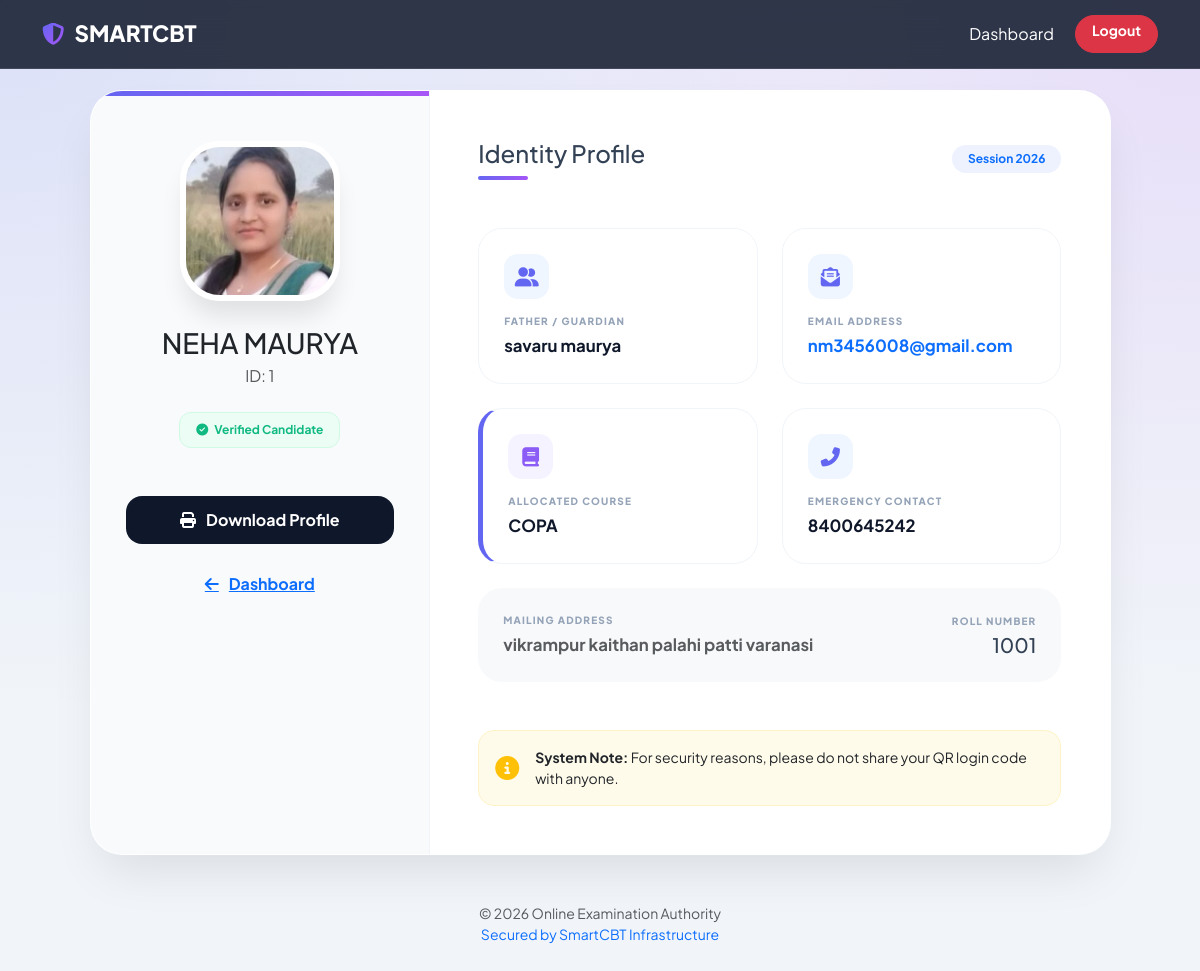
Page /profilee.php (signed in) on the committed database.
### tables this page shows
CREATE TABLE `students` (
  `student_id` int(11) NOT NULL,
  `name` varchar(100) DEFAULT NULL,
  `father_name` varchar(255) DEFAULT NULL,
  `email` varchar(100) DEFAULT NULL,
  `phone` varchar(15) DEFAULT NULL,
  `gender` varchar(10) DEFAULT NULL,
  `dob` date DEFAULT NULL,
  `roll_no` varchar(50) DEFAULT NULL,
  `password` varchar(255) DEFAULT NULL,
  `status` varchar(20) DEFAULT 'pending',
  `course` varchar(100) DEFAULT NULL,
  `address` text DEFAULT NULL,
  `photo` varchar(255) DEFAULT NULL,
  `created_at` timestamp NOT NULL DEFAULT current_timestamp(),
  `rejection_reason` text DEFAULT NULL
);

### profilee.php (the view, shortened to what this page needs)
<?php
include "config.php";
$student_id = isset($_GET['id']) ? mysqli_real_escape_string($conn, $_GET['id']) : $_SESSION['student_id'];
$query = "SELECT * FROM students WHERE student_id = '$student_id' LIMIT 1";
$result = mysqli_query($conn, $query);
if($result && mysqli_num_rows($result) > 0) {
    $student = mysqli_fetch_assoc($result);
} else {
    header("Location: dashboard.php");
    exit();
}
$photo_path = "image/" . ($student['photo'] ?? '');
?>
<!DOCTYPE html>
<html lang="en">
<head>
    <link href="https://cdn.jsdelivr.net/npm/bootstrap@5.3.0/dist/css/bootstrap.min.css" rel="stylesheet">
    <link rel="stylesheet" href="https://cdnjs.cloudflare.com/ajax/libs/font-awesome/6.4.0/css/all.min.css">
    <link href="https://unpkg.com/aos@2.3.1/dist/aos.css" rel="stylesheet">
</head>
<body>
<nav class="navbar-custom no-print">
    <div class="container d-flex justify-content-between align-items-center">
        <a href="#" class="brand-logo">
            <i class="fas fa-shield-halved"></i>
            <span>SMART<span class="fw-300">CBT</span></span>
        </a>
        <div class="d-flex gap-2">
            <a href="dashboard.php" class="btn btn-link text-white text-decoration-none fw-600 small">Dashboard</a>
            <a href="logout.php" class="btn btn-danger btn-sm rounded-pill px-3 fw-bold">Logout</a>
        </div>
    </div>
</nav>
<div class="container mb-5">
    <div class="row justify-content-center">
        <div class="col-xl-11">
            <div class="main-profile-wrapper" data-aos="zoom-in-up">
                <div class="row g-0">
                    <div class="col-lg-4 sidebar-panel text-center">
                        <div class="profile-img-box">
                            <img src="<?php echo $photo_path; ?>" alt="Student">
                        </div>
                        <h3 class="fw-800 text-dark mb-1"><?php echo strtoupper($student['name']); ?></h3>
                        <p class="text-muted fw-600 mb-4">ID: <?php echo $student['student_id']; ?></p>
                        <div class="d-flex justify-content-center mb-4">
                            <?php if($student['status'] == 'rejected'): ?>
                                <span class="badge bg-light text-danger border border-danger fw-bold rounded-pill px-3">Access Denied</span>
                            <?php else: ?>
                                <span class="badge-verified"><i class="fas fa-check-circle me-1"></i> Verified Candidate</span>
                            <?php endif; ?>
                        </div>
                        <div class="action-btns no-print mt-5 d-grid gap-3">
                            <button onclick="window.print()" class="btn-action btn-print">
                                <i class="fas fa-print"></i> Download Profile
                            </button>
                            <a href="dashboard.php" class="btn-action btn-outline-secondary border-2">
                                <i class="fas fa-arrow-left"></i> Dashboard
                            </a>
                        </div>
                    </div>
                    <div class="col-lg-8 p-4 p-md-5 bg-white">
                        <div class="d-flex justify-content-between align-items-center mb-5">
                            <div>
                                <h4 class="fw-800 mb-0">Identity Profile</h4>
                                <div style="width: 50px; height: 4px; background: var(--primary-gradient); border-radius: 10px; margin-top: 8px;"></div>
                            </div>
                            <div class="text-end no-print">
                                <span class="badge bg-soft-primary text-primary fw-bold px-3 py-2 rounded-pill" style="background: #eef2ff;">Session 2026</span>
                            </div>
                        </div>
                        <div class="row g-4">
                            <div class="col-md-6" data-aos="fade-up" data-aos-delay="100">
                                <div class="detail-card">
                                    <div class="icon-circle"><i class="fas fa-user-friends"></i></div>
                                    <div class="label-text">Father / Guardian</div>
                                    <div class="value-text"><?php echo $student['father_name'] ?? 'N/A'; ?></div>
                                </div>
                            </div>
                            <div class="col-md-6" data-aos="fade-up" data-aos-delay="200">
                                <div class="detail-card">
                                    <div class="icon-circle"><i class="fas fa-envelope-open-text"></i></div>
                                    <div class="label-text">Email Address</div>
                                    <div class="value-text text-primary small"><?php echo $student['email']; ?></div>
                                </div>
                            </div>
                            <div class="col-md-6" data-aos="fade-up" data-aos-delay="300">
                                <div class="detail-card" style="border-left: 5px solid #6366f1;">
                                    <div class="icon-circle" style="background: #f5f3ff; color: #8b5cf6;"><i class="fas fa-book"></i></div>
                                    <div class="label-text">Allocated Course</div>
                                    <div class="value-text text-uppercase"><?php echo $student['course']; ?></div>
                                </div>
                            </div>
                            <div class="col-md-6" data-aos="fade-up" data-aos-delay="400">
                                <div class="detail-card">
                                    <div class="icon-circle"><i class="fas fa-phone-alt"></i></div>
                                    <div class="label-text">Emergency Contact</div>
                                    <div class="value-text"><?php echo $student['phone']; ?></div>
                                </div>
                            </div>
                            <div class="col-12" data-aos="fade-up" data-aos-delay="500">
                                <div class="detail-card bg-light border-0">
                                    <div class="row align-items-center">
                                        <div class="col-md-8">
                                            <div class="label-text">Mailing Address</div>
                                            <div class="value-text small fw-500 text-muted"><?php echo $student['address'] ?? 'Official address not provided.'; ?></div>
                                        </div>
                                        <div class="col-md-4 text-md-end mt-3 mt-md-0">
                                            <div class="label-text">Roll Number</div>
                                            <div class="h5 fw-800 mb-0"><?php echo $student['roll_no'] ?? 'Pending'; ?></div>
                                        </div>
                                    </div>
                                </div>
                            </div>
                        </div>
                        <div class="mt-5 d-flex align-items-center gap-3 p-3 rounded-4" style="background: #fffbeb; border: 1px solid #fef3c7;">
                            <i class="fas fa-info-circle text-warning fs-4"></i>
                            <p class="mb-0 small text-dark fw-500">
                                <strong>System Note:</strong> For security reasons, please do not share your QR login code with anyone.
                            </p>
                        </div>
                    </div>
                </div>
            </div>
            <div class="text-center mt-5 no-print">
                <p class="text-muted small fw-600">
                    &copy; 2026 Online Examination Authority <br>
                    <span class="text-primary">Secured by SmartCBT Infrastructure</span>
                </p>
            </div>
        </div>
    </div>
</div>
</body>
</html>

### profilee.php (style rules this page uses)
:root { --primary-gradient: linear-gradient(135deg, #6366f1 0%, #a855f7 100%); --dark-bg: #0f172a; --accent-blue: #3b82f6; --card-glass: rgba(255, 255, 255, 0.9); }
body { background: #f1f5f9; background-image: radial-gradient(at 0% 0%, rgba(99, 102, 241, 0.15) 0px, transparent 50%), radial-gradient(at 100% 0%, rgba(168, 85, 247, 0.15) 0px, transparent 50%); font-family: 'Plus Jakarta Sans', sans-serif; color: #334155; min-height: 100vh; padding-top: 90px; }
.navbar-custom { background: rgba(15, 23, 42, 0.85); backdrop-filter: blur(15px); border-bottom: 1px solid rgba(255, 255, 255, 0.1); padding: 15px 0; position: fixed; top: 0; width: 100%; z-index: 1050; }
.brand-logo { font-weight: 800; font-size: 1.4rem; color: #fff !important; text-decoration: none; display: flex; align-items: center; gap: 10px; }
.brand-logo i { background: var(--primary-gradient); -webkit-background-clip: text; -webkit-text-fill-color: transparent; }
.main-profile-wrapper { background: #fff; border-radius: 32px; box-shadow: 0 25px 50px -12px rgba(0, 0, 0, 0.1); overflow: hidden; border: 1px solid rgba(255, 255, 255, 0.8); position: relative; }
.sidebar-panel { background: #f8fafc; padding: 50px 35px; border-right: 1px solid #f1f5f9; position: relative; z-index: 1; }
.sidebar-panel::before { content: ''; position: absolute; top: 0; left: 0; right: 0; height: 5px; background: var(--primary-gradient); }
.profile-img-box { position: relative; display: inline-block; margin-bottom: 25px; }
.profile-img-box img { width: 160px; height: 160px; border-radius: 40px; object-fit: cover; border: 6px solid #fff; box-shadow: 0 20px 25px -5px rgba(0,0,0,0.1); transition: transform 0.5s cubic-bezier(0.175, 0.885, 0.32, 1.275); }
.detail-card { background: #fff; border: 1px solid #f1f5f9; border-radius: 24px; padding: 25px; transition: all 0.3s ease; height: 100%; }
.icon-circle { width: 45px; height: 45px; background: #eff6ff; color: #6366f1; border-radius: 14px; display: flex; align-items: center; justify-content: center; margin-bottom: 15px; font-size: 1.2rem; }
.label-text { font-size: 10px; text-transform: uppercase; letter-spacing: 1.2px; color: #94a3b8; font-weight: 800; margin-bottom: 4px; }
.value-text { font-weight: 700; color: var(--dark-bg); font-size: 1.05rem; }
.badge-verified { background: #ecfdf5; color: #10b981; padding: 8px 16px; border-radius: 12px; font-weight: 700; font-size: 12px; border: 1px solid #d1fae5; }
.btn-action { padding: 12px 25px; border-radius: 16px; font-weight: 700; transition: 0.4s; display: flex; align-items: center; justify-content: center; gap: 10px; }
.btn-print { background: var(--dark-bg); color: #fff; border: none; }

### rows in the picture
students: photo (picture), name "NEHA MAURYA", student_id "1", father_name "savaru maurya", email "nm3456008@gmail.com", course "COPA", phone "8400645242", address "vikrampur kaithan palahi patti varanasi", roll_no "1001"
